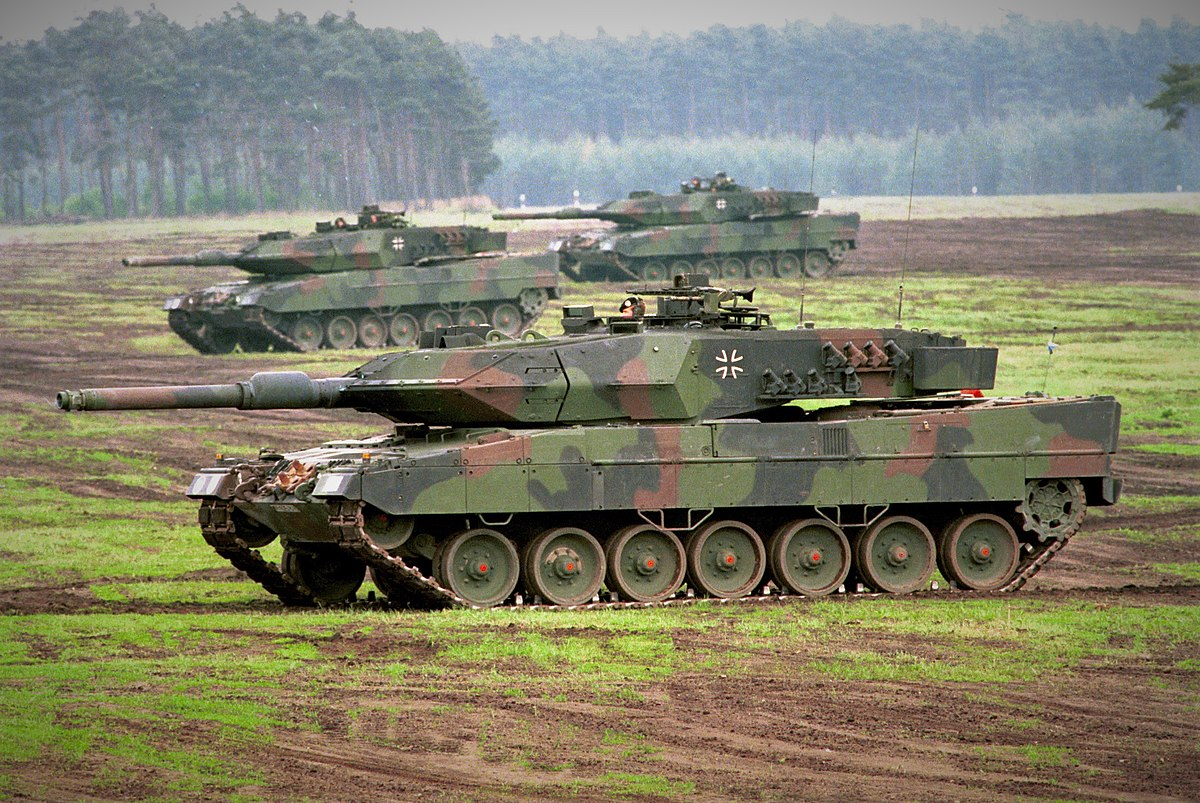
#> input picture resources/images/tank.jpg, 1200 x 803 px
$ python -i special.py   (imports and definitions only)
#> lines starting #> are read from the running program, lines starting #| are printed output that depends on the picture
#> further down, picture is the input picture: shape (803, 1200, 3); mean B, G, R 105.8, 126.2, 128
# python
from typing import Tuple, cast
# 3rd party
import cv2 as cv # type: ignore
import numpy as np
# project
from ganymede.math.primitives import Mat3x3, Point2

PerspectiveType = Tuple[Point2, Point2, Point2, Point2]


# [22 lines left out: function canny_channels, not called in this run]


def equalize_hist_color_yuv(bgr_img: np.ndarray) -> np.ndarray:
    yuv = cv.cvtColor(bgr_img, cv.COLOR_BGR2YUV)
#> yuv: shape (803, 1200, 3); mean of channels 0, 1, 2 124.4, 118.8, 131.2

    yuv[..., 0] = cv.equalizeHist(yuv[..., 0])
#> yuv: shape (803, 1200, 3); mean of channels 0, 1, 2 127.9, 118.8, 131.2

    bgr_img = cv.cvtColor(yuv, cv.COLOR_YUV2BGR)
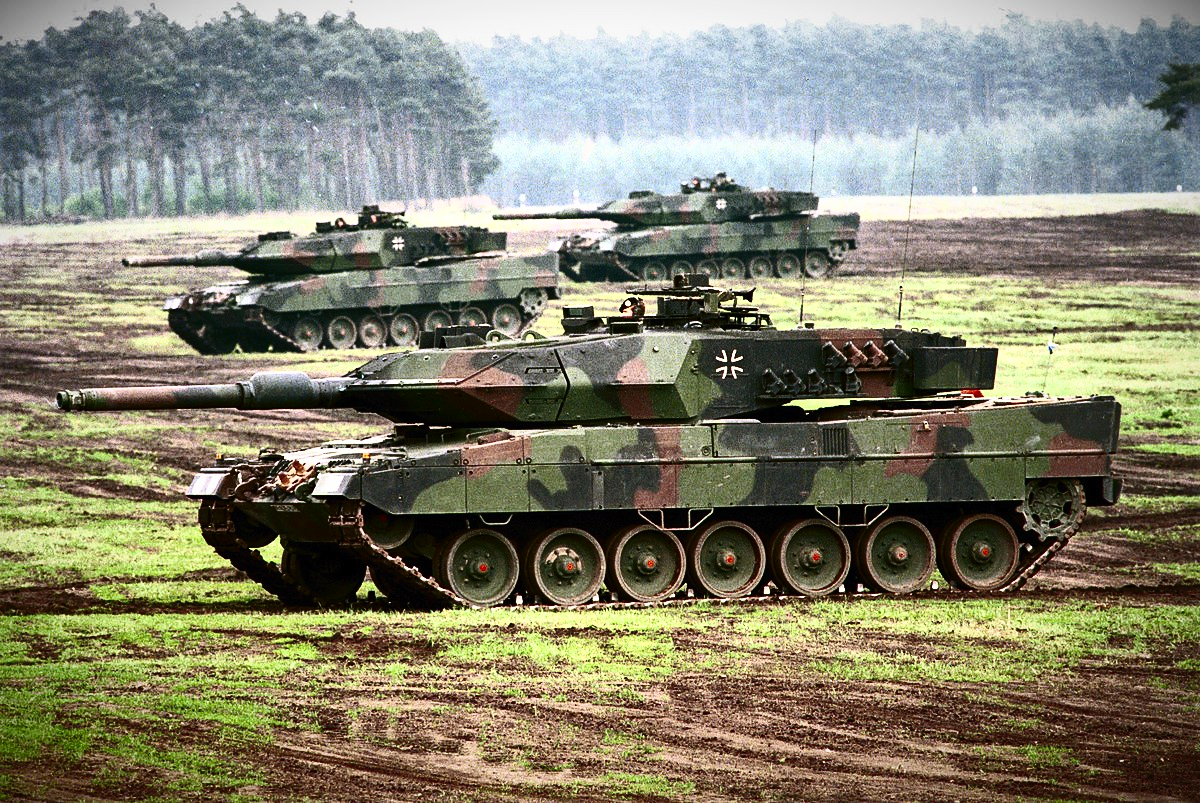
#> bgr_img: shape (803, 1200, 3); mean B, G, R 109.6, 129.6, 131.4

    return bgr_img


# [47 lines left out: functions equalize_hist_color_channel, colors_sum_norm, get_perspective_transform, not called in this run]

>>> import cv2
>>> picture = cv2.imread('../../../resources/images/tank.jpg')
>>> result = equalize_hist_color_yuv(picture)
